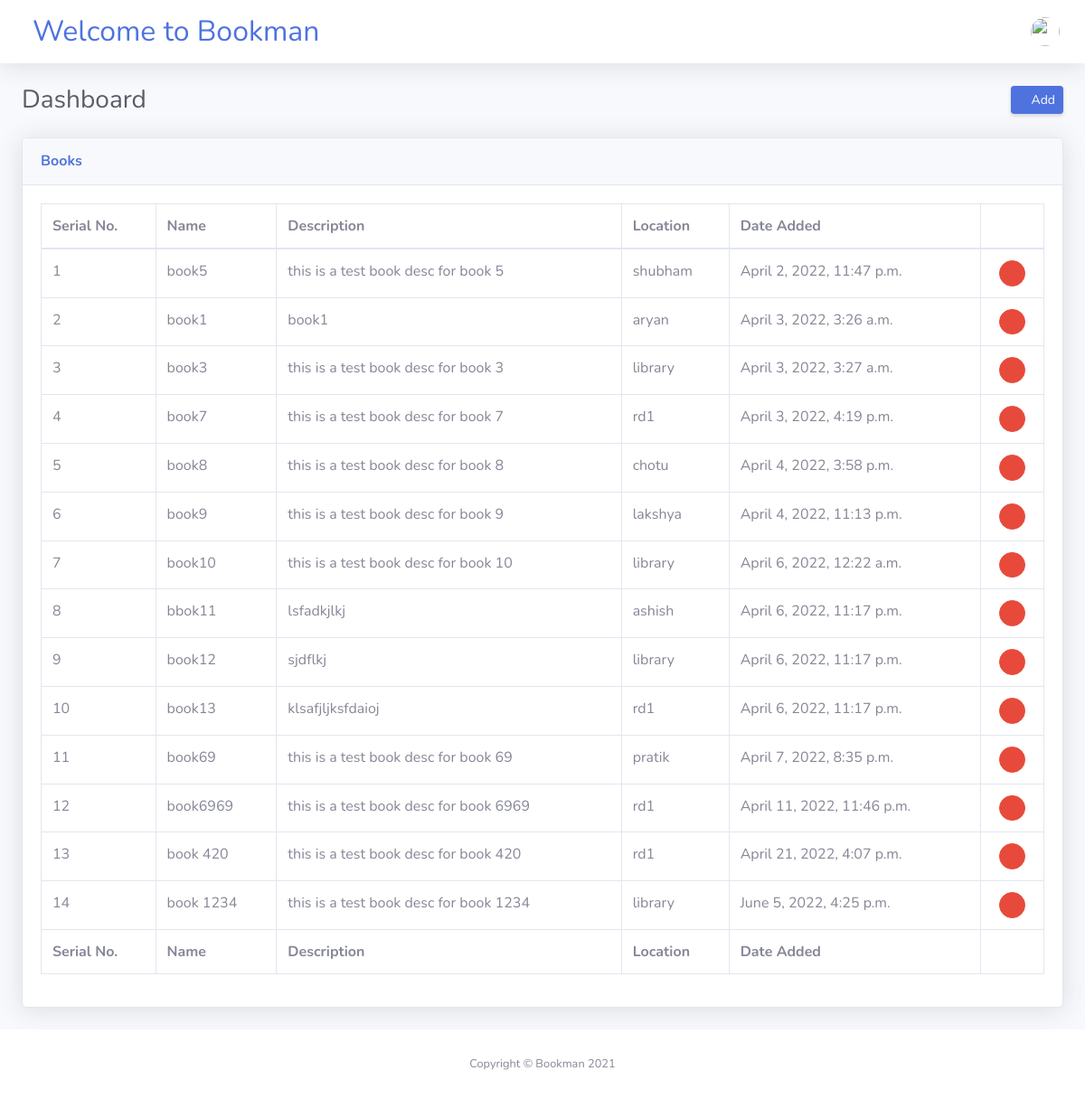
The app's page /librarian with its own data.
### library/models.py (models this page shows, shortened)
class Book(models.Model):
    bname=models.TextField(max_length=30)
    bdesc=models.TextField(max_length=100)
    bdate=models.DateTimeField()
    bowner=models.TextField(max_length=30)

### library/views.py (the view)
# urls.py: path('librarian',views.librarian,name='librarian'),
def librarian(request):
    allBooks = Book.objects.all()
    context = {'Books': allBooks}
    return render(request, 'librarian.html', context)

### templates/librarian.html (shortened to what this page needs)
<!DOCTYPE html>
<html lang="en">
<head>
    {% load static %}
    <link href="{% static 'vendor/fontawesome-free/css/all.min.css' %}" rel="stylesheet" type="text/css">
    <link href='{% static "css/sb-admin-2.min.css"%}' rel="stylesheet">
    <link href='{% static "vendor/datatables/dataTables.bootstrap4.min.css"%}' rel="stylesheet">
</head>
<body id="page-top">
    <div id="wrapper">
        <div id="content-wrapper" class="d-flex flex-column">
            <div id="content">
                <nav class="navbar navbar-expand navbar-light bg-white topbar mb-4 static-top shadow">
                    <h2
                        class="text-primary d-none d-sm-inline-block form-inline mr-auto ml-md-3 px-1 my-2 my-md-0 mw-100">
                        Welcome to Bookman</h2>
                    <ul class="navbar-nav ml-auto">
                        <li class="nav-item dropdown no-arrow">
                            <a class="nav-link dropdown-toggle" href="#" id="userDropdown" role="button"
                                data-toggle="dropdown" aria-haspopup="true" aria-expanded="false">
                                <img class="img-profile rounded-circle" src='{% static "img/undraw_profile.svg" %}'>
                            </a>
                        </li>
                    </ul>
                </nav>
                <div class="container-fluid">
                    <div class="d-sm-flex align-items-center justify-content-between mb-4">
                        <h1 class="h3 mb-0 text-gray-800">Dashboard</h1>
                        <a href="#" class="d-none d-sm-inline-block btn btn-sm btn-primary shadow-sm"
                            data-toggle="modal" data-target="#addbook"><i
                                class="fas fa-download fa-sm text-white-50"></i> Add</a>
                    </div>
                    <div class="card shadow mb-4">
                        <div class="card-header py-3">
                            <h6 class="m-0 font-weight-bold text-primary">Books</h6>
                        </div>
                        <div class="card-body">
                            <div class="table-responsive">
                                <table class="table table-bordered" id="dataTable" width="100%" cellspacing="0">
                                    <thead>
                                        <tr>
                                            <th>Serial No.</th>
                                            <th>Name</th>
                                            <th>Description</th>
                                            <th>Location</th>
                                            <th>Date Added</th>
                                            <th></th>
                                        </tr>
                                    </thead>
                                    <tfoot>
                                        <tr>
                                            <th>Serial No.</th>
                                            <th>Name</th>
                                            <th>Description</th>
                                            <th>Location</th>
                                            <th>Date Added</th>
                                            <th></th>
                                        </tr>
                                    </tfoot>
                                    <tbody>
                                        {% for Book in Books %}
                                        <tr>
                                            <td>{{forloop.counter}}</td>
                                            <td>{{Book.bname}}</td>
                                            <td>{{Book.bdesc}}</td>
                                            <td>{{Book.bowner}}</td>
                                            <td>{{Book.bdate}}</td>
                                            <td class="text-center"><a href="{% url 'deleteBook' Book.id  %}"
                                                    class="btn btn-danger btn-circle btn-sm ">
                                                    <i class="fas fa-trash"></i>
                                                </a></td>
                                        </tr>
                                        {% endfor %}
                                    </tbody>
                                </table>
                            </div>
                        </div>
                    </div>
                </div>
            </div>
            <footer class="sticky-footer bg-white">
                <div class="container my-auto">
                    <div class="copyright text-center my-auto">
                        <span>Copyright &copy; Bookman 2021</span>
                    </div>
                </div>
            </footer>
        </div>
    </div>
</body>
</html>

### records on screen
Book: bname "book5", bdesc "this is a test book desc for book 5", bowner "shubham", bdate "April 2, 2022, 11:47 p.m."
Book: bname "book1", bdesc "book1", bowner "aryan", bdate "April 3, 2022, 3:26 a.m."
Book: bname "book3", bdesc "this is a test book desc for book 3", bowner "library", bdate "April 3, 2022, 3:27 a.m."
Book: bname "book7", bdesc "this is a test book desc for book 7", bowner "rd1", bdate "April 3, 2022, 4:19 p.m."
Book: bname "book8", bdesc "this is a test book desc for book 8", bowner "chotu", bdate "April 4, 2022, 3:58 p.m."
Book: bname "book9", bdesc "this is a test book desc for book 9", bowner "lakshya", bdate "April 4, 2022, 11:13 p.m."
Book: bname "book10", bdesc "this is a test book desc for book 10", bowner "library", bdate "April 6, 2022, 12:22 a.m."
Book: bname "bbok11", bdesc "lsfadkjlkj", bowner "ashish", bdate "April 6, 2022, 11:17 p.m."
Book: bname "book12", bdesc "sjdflkj", bowner "library", bdate "April 6, 2022, 11:17 p.m."
Book: bname "book13", bdesc "klsafjljksfdaioj", bowner "rd1", bdate "April 6, 2022, 11:17 p.m."
Book: bname "book69", bdesc "this is a test book desc for book 69", bowner "pratik", bdate "April 7, 2022, 8:35 p.m."
Book: bname "book6969", bdesc "this is a test book desc for book 6969", bowner "rd1", bdate "April 11, 2022, 11:46 p.m."
Book: bname "book 420", bdesc "this is a test book desc for book 420", bowner "rd1", bdate "April 21, 2022, 4:07 p.m."
Book: bname "book 1234", bdesc "this is a test book desc for book 1234", bowner "library", bdate "June 5, 2022, 4:25 p.m."
